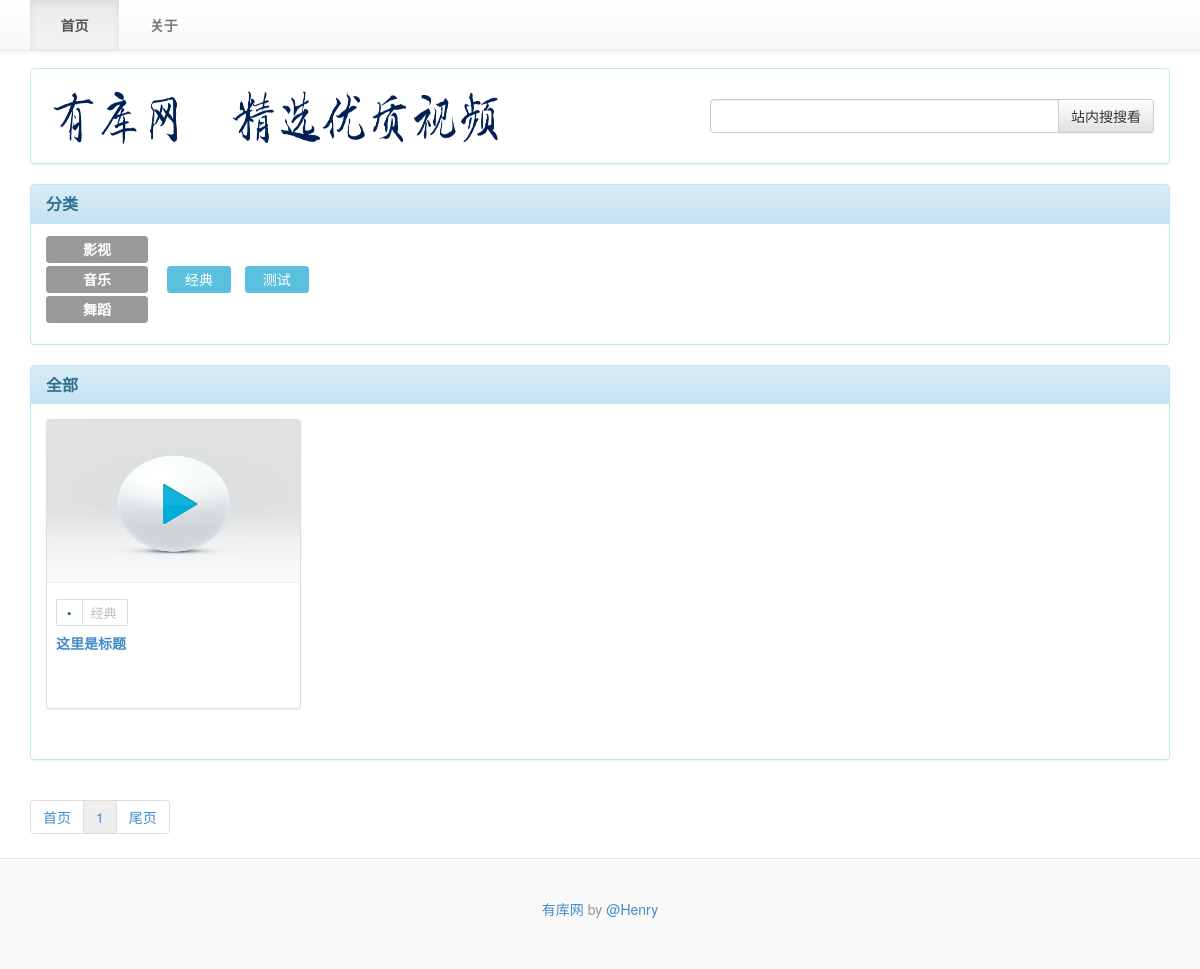
The page / on the database its author committed.
### vedios/models.py (models this page shows, shortened)
class Catalogue(models.Model):
    name        = models.CharField(max_length=100)
    weight      = models.IntegerField(default=0)

class Tag(models.Model):
    catalogue   = models.ForeignKey(Catalogue, null=True, blank=True)
    name        = models.CharField(max_length=100)
    weight      = models.IntegerField(default=0)

class Vedio(models.Model):
    tag           = models.ForeignKey(Tag, null=True, blank=True)
    url           = models.URLField()
    title         = models.CharField(null=True, blank=True, max_length=200)
    description   = models.TextField(null=True, blank=True)
    vid           = models.CharField(null=True, blank=True, max_length=300)
    thumbnail     = models.URLField(null=True, blank=True) #, editable=False
    datetime      = models.DateTimeField()

### vedios/views.py (the view)
# urls.py: url(r'^$',                              'vedios.views.index'),
def index(request, tag_id="", catalog_id="", search=""):
    catalogues = Catalogue.objects.order_by('weight')
    tags       = Tag.objects.order_by('weight')
    try:
        search_data = None
        if 'search' in request.POST:
            search_data = request.POST['search']
            vedios = Vedio.objects.filter(title__contains=search_data).order_by('datetime').reverse()
        else:
            if tag_id == "" and catalog_id == "":
                vedios = Vedio.objects.order_by('datetime').reverse()
            else:
                if tag_id != "":
                    vedios = Vedio.objects.filter(tag__id__exact=tag_id).order_by('datetime').reverse()
                if catalog_id != "":
                    vedios = Vedio.objects.filter(tag__catalogue__id__exact=catalog_id).order_by('datetime').reverse()
    except Vedio.DoesNotExist:
        raise Http404
    active_catalogue = None
    try:
        if catalog_id != "":
            active_catalogue = Catalogue.objects.get(id=catalog_id)
    except Catalogue.DoesNotExist:
        raise Http404
    try:
        if tag_id != "":
            active_catalogue = Tag.objects.get(id=tag_id).catalogue
    except Tag.DoesNotExist:
        raise Http404
    active_tag = None
    if tag_id != "":
        active_tag = Tag.objects.get(id=tag_id)
    p = Paginator(vedios, 16)
    page = request.GET.get('page')
    try:
        vedios_this_page = p.page(page)
    except PageNotAnInteger:
        vedios_this_page = p.page(1)
    except EmptyPage:
        vedios_this_page = p.page(p.num_pages)
    context  = {'catalogues'      : catalogues,
                'tags'            : tags,
                'vedios'          : vedios_this_page,
                'activetag'       : active_tag,
                'active_catalogue': active_catalogue,
                'search_data'     : search_data,
                }
    return render(request, 'vedios/index.html', context)

### vedios/templates/vedios/index.html (shortened to what this page needs)
{% extends "vedios/base.html" %}
{% load staticfiles %}
{% block index_list %}
  <div class="panel panel-info">
    <div class="panel-heading"><h3 class="panel-title">{% if active_catalogue %}{{ active_catalogue.name }}{% else %}全部{% endif %}{% if search_data %}&nbsp;&nbsp;&nbsp;搜索：[&nbsp;{{ search_data }}&nbsp;]{% endif %}</h3></div>
    <div class="panel-body">
      {% for vedio in vedios %}
        {% if forloop.first %}<div class="row">{% endif %}
        <div class="col-md-3"><div class="thumbnail">
          {% if not vedio.thumbnail %}
            <a href="/vedio-{{ vedio.id }}/" target="_blank"><img src="{% static 'vedios/image/vedio_default.png' %}" /></a>
          {% else %}
            <a href="/vedio-{{ vedio.id }}/" target="_blank"><img src="{{ vedio.thumbnail }}" /></a>
          {% endif %}
          <div class="caption">
            <a href="/tag-{{ vedio.tag.id }}/" class="label {% if activetag.id == vedio.tag.id %} label-primary {% else %} label-info {% endif %} label-slidetag"><span>&bull;</span>{{ vedio.tag.name }}</a>
            <h4><a href="/vedio-{{ vedio.id }}/" target="_blank">{{ vedio.title|truncatechars:100 }}</a></h4>
          </div>
        </div></div>
        {% if forloop.last %}</div>{% endif %}
      {% endfor %}
    </div>
  </div>
  <ul class="pagination">
    <li><a href="?page=1">首页</a></li>
    {% for p in vedios.paginator.page_range %}
    <li><a href="?page={{ p }}" {% if p == vedios.number %} style="background-color: #EEEEEE;" {% endif %}>{{ p }}</a></li>
    {% endfor %}
    <li><a href="?page={{ vedios.paginator.num_pages }}">尾页</a></li>
  </ul>
{% endblock %}

### vedios/templates/vedios/base.html (shortened to what this page needs)
<!DOCTYPE html>
<html lang="en">
{% load staticfiles %}
<head>
    <link rel="stylesheet" href="{% static 'vedios/bootstrap-3.1.1/css/bootstrap.min.css' %}" />
    <link rel="stylesheet" href="{% static 'vedios/bootstrap-3.1.1/css/bootstrap-theme.min.css' %}" />
    <link rel="stylesheet" href="{% static 'vedios/css/main.css' %}" />
</head>
<body>
<div class="container">
  <div class="navbar navbar-default navbar-fixed-top " role="navigation">
    <div class="container">
      <div class="navbar-collapse collapse">
        <ul class="nav navbar-nav">
          {% block nav %}
          <li class="active"><a href="/">&nbsp;&nbsp;&nbsp;&nbsp;首页&nbsp;&nbsp;&nbsp;&nbsp;</a></li>
          <li><a href="/about/">&nbsp;&nbsp;&nbsp;&nbsp;关于&nbsp;&nbsp;&nbsp;&nbsp;</a></li>
          {% endblock %}
        </ul>
      </div>
    </div>
  </div>
  <div class="panel panel-info" style="height: 96px; padding-top: 10px; margin-top: 68px; ">
  <div class="col-lg-7" style="height: 90px;">
    <img src="{% static 'vedios/image/logo.png' %}" width="508" height="72" />
  </div>
  <div class="col-lg-5">
    <br />
    {% block search %}
    <form action="/search/" method="post">
    <div class="input-group">
        <input name="search" type="text" class="form-control" />
        <span class="input-group-btn"><button class="btn btn-default" type="submit">站内搜搜看</button></span>
    </div>
    </form>
    {% endblock %}
  </div>
  </div>
  {% block tags %}
  <div class="panel panel-info">
    <div class="panel-heading">
      <h3 class="panel-title">分类</h3>
    </div>
    <div class="panel-body">
      {% for catalogue in catalogues %}
      <a href="/catalog-{{ catalogue.id }}" class="label label-default">{{ catalogue.name }}</a>
      {% for tag in tags %}
      {% if tag.catalogue == catalogue %}
        <a href="/tag-{{ tag.id }}/" class="label {% if activetag.id == tag.id %} label-primary {% else %} label-info {% endif %} label-tag">{{ tag.name }}</a>
      {% endif %}
      {% endfor %}
      {% endfor %}
    </div>
  </div>
  {% endblock %}
  {% block index_list %}{% endblock %}
</div>
<div class="blog-footer">
  <p> <a href="http://haveku.com">有库网</a> by <a href="http://sleepycat.org/">@Henry</a></p>
</div>
</body>
</html>

### vedios/static/vedios/css/main.css (style rules this page uses)
.navbar { font-weight: bold; }
.panel-body a { font-size: 14px; }
.panel-title { font-weight: bold; }
.label-default { padding-left: 37px; padding-right: 37px; margin-right: 15px; }
.label-info { padding-left: 18px; padding-right: 18px; margin-right: 10px; }
.row { margin-bottom: 15px; }
.thumbnail { padding-top: 0px; padding-left: 0px; padding-right: 0px; padding-bottom: 0px; min-height: 290px; }
.thumbnail a img { width: 253px; height: 163px; padding-bottom: 0px; margin-bottom: 10px; border-bottom: 1px solid #EEEEEE; }
.caption a { margin-bottom: 5px; font-weight: bold; font-size: 14px; }
a.label-tag { font-weight: normal; font-size: 14px; }
a.label-slidetag { margin-top: 25px; font-weight: normal; font-size: 13px; background-color: #FFFFFF; border: 1px solid #DDD; color: #BCBCBC; padding: 3px 10px 3px 10px; border-radius: 1px; }
a.label-slidetag span { border-right: 1px solid #DDD; margin-right: 8px; padding: 3px 10px 3px 0px; text-align: center; width: 10px; text-decoration: none; color: #066C75; }
.blog-footer { padding: 40px 0; color: #999; text-align: center; background-color: #f9f9f9; border-top: 1px solid #e5e5e5; }

### rows shown on the page
Catalogue: name "影视"
Catalogue: name "音乐"
Tag: name "经典"
Tag: name "测试"
Catalogue: name "舞蹈"
Vedio: tag.name "经典", title "这里是标题"

### other values the page prints
{{ p }} "1"
